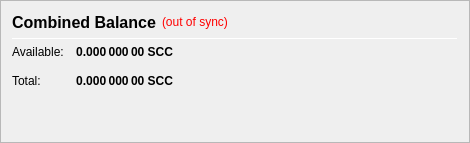
                   <widget class="QFrame" name="frame_CombinedBalances">
                    <property name="minimumSize">
                     <size>
                      <width>470</width>
                      <height>0</height>
                     </size>
                    </property>
                    <property name="frameShape">
                     <enum>QFrame::StyledPanel</enum>
                    </property>
                    <property name="frameShadow">
                     <enum>QFrame::Raised</enum>
                    </property>
                    <layout class="QVBoxLayout" name="verticalLayout_5">
                     <item>
                      <layout class="QHBoxLayout" name="horizontalLayout_5" stretch="0,0,0">
                       <item>
                        <widget class="QLabel" name="label_5z">
                         <property name="minimumSize">
                          <size>
                           <width>0</width>
                           <height>20</height>
                          </size>
                         </property>
                         <property name="font">
                          <font>
                           <pointsize>12</pointsize>
                           <weight>75</weight>
                           <bold>true</bold>
                          </font>
                         </property>
                         <property name="toolTip">
                          <string>Combined Balance (including unconfirmed and immature coins)</string>
                         </property>
                         <property name="text">
                          <string>Combined Balance</string>
                         </property>
                        </widget>
                       </item>
                       <item>
                        <widget class="QLabel" name="labelWalletStatus">
                         <property name="cursor">
                          <cursorShape>WhatsThisCursor</cursorShape>
                         </property>
                         <property name="toolTip">
                          <string>The displayed information may be out of date. Your wallet automatically synchronizes with the Stakecube network after a connection is established, but this process has not completed yet.</string>
                         </property>
                         <property name="styleSheet">
                          <string notr="true">QLabel { color: red; }</string>
                         </property>
                         <property name="text">
                          <string notr="true">(out of sync)</string>
                         </property>
                         <property name="alignment">
                          <set>Qt::AlignLeading|Qt::AlignLeft|Qt::AlignVCenter</set>
                         </property>
                        </widget>
                       </item>
                       <item>
                        <spacer name="horizontalSpacer_1">
                         <property name="orientation">
                          <enum>Qt::Horizontal</enum>
                         </property>
                         <property name="sizeHint" stdset="0">
                          <size>
                           <width>40</width>
                           <height>20</height>
                          </size>
                         </property>
                        </spacer>
                       </item>
                      </layout>
                     </item>
                     <item>
                      <widget class="Line" name="line_CombinedBalance">
                       <property name="minimumSize">
                        <size>
                         <width>0</width>
                         <height>1</height>
                        </size>
                       </property>
                       <property name="maximumSize">
                        <size>
                         <width>16777215</width>
                         <height>1</height>
                        </size>
                       </property>
                       <property name="orientation">
                        <enum>Qt::Horizontal</enum>
                       </property>
                      </widget>
                     </item>
                     <item>
                      <layout class="QGridLayout" name="gridLayout_3">
                       <property name="spacing">
                        <number>12</number>
                       </property>
                       <item row="1" column="0">
                        <widget class="QLabel" name="labelBalanceTextz">
                         <property name="text">
                          <string>Available:</string>
                         </property>
                        </widget>
                       </item>
                       <item row="1" column="1">
                        <widget class="QLabel" name="labelBalancez">
                         <property name="font">
                          <font>
                           <weight>75</weight>
                           <bold>true</bold>
                          </font>
                         </property>
                         <property name="cursor">
                          <cursorShape>IBeamCursor</cursorShape>
                         </property>
                         <property name="toolTip">
                          <string>Your current spendable balance</string>
                         </property>
                         <property name="text">
                          <string notr="true">0.000 000 00 SCC</string>
                         </property>
                         <property name="alignment">
                          <set>Qt::AlignRight|Qt::AlignTrailing|Qt::AlignVCenter</set>
                         </property>
                         <property name="textInteractionFlags">
                          <set>Qt::LinksAccessibleByMouse|Qt::TextSelectableByKeyboard|Qt::TextSelectableByMouse</set>
                         </property>
                        </widget>
                       </item>
                       <item row="2" column="0">
                        <widget class="QLabel" name="labelTotalTextz">
                         <property name="text">
                          <string>Total:</string>
                         </property>
                        </widget>
                       </item>
                       <item row="2" column="1">
                        <widget class="QLabel" name="labelTotalz">
                         <property name="font">
                          <font>
                           <weight>75</weight>
                           <bold>true</bold>
                          </font>
                         </property>
                         <property name="cursor">
                          <cursorShape>IBeamCursor</cursorShape>
                         </property>
                         <property name="toolTip">
                          <string>Total Balance, including all unavailable coins.</string>
                         </property>
                         <property name="text">
                          <string notr="true">0.000 000 00 SCC</string>
                         </property>
                         <property name="alignment">
                          <set>Qt::AlignRight|Qt::AlignTrailing|Qt::AlignVCenter</set>
                         </property>
                         <property name="textInteractionFlags">
                          <set>Qt::LinksAccessibleByMouse|Qt::TextSelectableByKeyboard|Qt::TextSelectableByMouse</set>
                         </property>
                        </widget>
                       </item>
                       <item row="2" column="3">
                        <spacer name="horizontalSpacer_2">
                         <property name="orientation">
                          <enum>Qt::Horizontal</enum>
                         </property>
                         <property name="sizeHint" stdset="0">
                          <size>
                           <width>40</width>
                           <height>20</height>
                          </size>
                         </property>
                        </spacer>
                       </item>
                      </layout>
                     </item>
                     <item>
                      <spacer name="verticalSpacer_1">
                       <property name="orientation">
                        <enum>Qt::Vertical</enum>
                       </property>
                       <property name="sizeHint" stdset="0">
                        <size>
                         <width>20</width>
                         <height>40</height>
                        </size>
                       </property>
                      </spacer>
                     </item>
                    </layout>
                   </widget>
